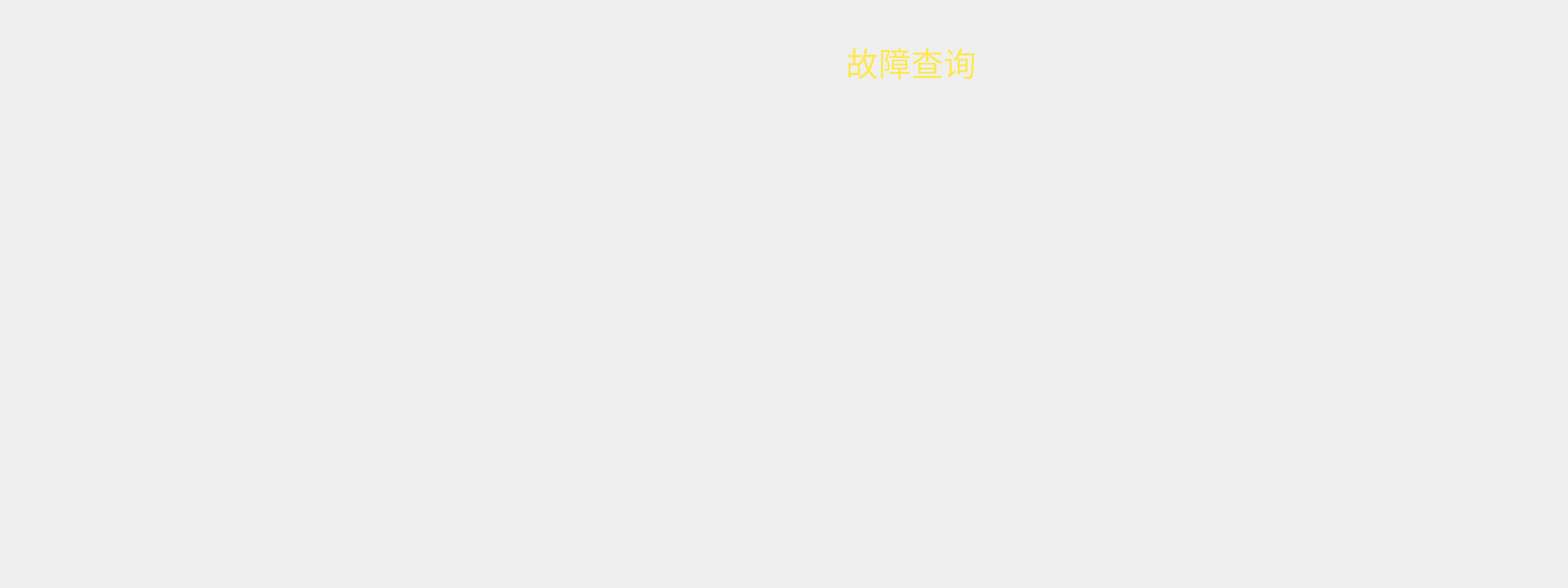
<?xml version="1.0" encoding="UTF-8"?>
<ui version="4.0">
 <class>FORM_SysManageMenu</class>
 <widget class="QWidget" name="FORM_SysManageMenu">
  <property name="geometry">
   <rect>
    <x>0</x>
    <y>0</y>
    <width>1920</width>
    <height>720</height>
   </rect>
  </property>
  <property name="windowTitle">
   <string>Form</string>
  </property>
  <widget class="QLabel" name="label">
   <property name="geometry">
    <rect>
     <x>930</x>
     <y>50</y>
     <width>371</width>
     <height>51</height>
    </rect>
   </property>
   <property name="font">
    <font>
     <family>TakaoPGothic</family>
     <pointsize>30</pointsize>
     <weight>50</weight>
     <italic>false</italic>
     <bold>false</bold>
    </font>
   </property>
   <property name="styleSheet">
    <string notr="true">color: rgb(252, 233, 79);
font: 30pt &quot;TakaoPGothic&quot;;</string>
   </property>
   <property name="text">
    <string>故障查询</string>
   </property>
   <property name="alignment">
    <set>Qt::AlignCenter</set>
   </property>
  </widget>
  <widget class="QLabel" name="label_2">
   <property name="geometry">
    <rect>
     <x>1290</x>
     <y>50</y>
     <width>81</width>
     <height>51</height>
    </rect>
   </property>
   <property name="font">
    <font>
     <family>TakaoPGothic</family>
     <pointsize>30</pointsize>
     <weight>50</weight>
     <italic>false</italic>
     <bold>false</bold>
    </font>
   </property>
   <property name="styleSheet">
    <string notr="true"/>
   </property>
   <property name="text">
    <string/>
   </property>
   <property name="pixmap">
    <pixmap resource="resources.qrc">:/ico_260/911.png</pixmap>
   </property>
   <property name="scaledContents">
    <bool>false</bool>
   </property>
   <property name="alignment">
    <set>Qt::AlignCenter</set>
   </property>
  </widget>
  <widget class="QWidget" name="">
   <property name="geometry">
    <rect>
     <x>1000</x>
     <y>175</y>
     <width>323</width>
     <height>374</height>
    </rect>
   </property>
   <layout class="QGridLayout" name="gridLayout">
    <item row="0" column="0">
     <widget class="QLabel" name="menu_4">
      <property name="sizePolicy">
       <sizepolicy hsizetype="Fixed" vsizetype="Preferred">
        <horstretch>0</horstretch>
        <verstretch>0</verstretch>
       </sizepolicy>
      </property>
      <property name="minimumSize">
       <size>
        <width>115</width>
        <height>120</height>
       </size>
      </property>
      <property name="maximumSize">
       <size>
        <width>115</width>
        <height>120</height>
       </size>
      </property>
      <property name="font">
       <font>
        <family>Serif</family>
        <pointsize>20</pointsize>
        <weight>75</weight>
        <bold>true</bold>
       </font>
      </property>
      <property name="styleSheet">
       <string notr="true">color: rgb(238, 238, 236);</string>
      </property>
      <property name="text">
       <string/>
      </property>
      <property name="pixmap">
       <pixmap resource="resources.qrc">:/ico_260/信息查询.png</pixmap>
      </property>
      <property name="alignment">
       <set>Qt::AlignLeading|Qt::AlignLeft|Qt::AlignVCenter</set>
      </property>
     </widget>
    </item>
    <item row="0" column="1">
     <widget class="QLabel" name="menu_2">
      <property name="minimumSize">
       <size>
        <width>200</width>
        <height>0</height>
       </size>
      </property>
      <property name="maximumSize">
       <size>
        <width>200</width>
        <height>16777215</height>
       </size>
      </property>
      <property name="font">
       <font>
        <family>WenQuanYi Zen Hei</family>
        <pointsize>20</pointsize>
        <weight>50</weight>
        <italic>false</italic>
        <bold>false</bold>
       </font>
      </property>
      <property name="styleSheet">
       <string notr="true">color: rgb(238, 238, 236);
font: 20pt &quot;WenQuanYi Zen Hei&quot;;</string>
      </property>
      <property name="text">
       <string>当前故障查询</string>
      </property>
      <property name="alignment">
       <set>Qt::AlignLeading|Qt::AlignLeft|Qt::AlignVCenter</set>
      </property>
     </widget>
    </item>
    <item row="1" column="0">
     <widget class="QLabel" name="menu_3">
      <property name="sizePolicy">
       <sizepolicy hsizetype="Fixed" vsizetype="Preferred">
        <horstretch>0</horstretch>
        <verstretch>0</verstretch>
       </sizepolicy>
      </property>
      <property name="minimumSize">
       <size>
        <width>115</width>
        <height>120</height>
       </size>
      </property>
      <property name="maximumSize">
       <size>
        <width>115</width>
        <height>120</height>
       </size>
      </property>
      <property name="font">
       <font>
        <family>Serif</family>
        <pointsize>20</pointsize>
        <weight>75</weight>
        <bold>true</bold>
       </font>
      </property>
      <property name="styleSheet">
       <string notr="true">color: rgb(238, 238, 236);</string>
      </property>
      <property name="text">
       <string/>
      </property>
      <property name="pixmap">
       <pixmap resource="resources.qrc">:/ico_260/历史故障报警.png</pixmap>
      </property>
      <property name="alignment">
       <set>Qt::AlignLeading|Qt::AlignLeft|Qt::AlignVCenter</set>
      </property>
     </widget>
    </item>
    <item row="1" column="1">
     <widget class="QLabel" name="menu_1">
      <property name="minimumSize">
       <size>
        <width>200</width>
        <height>0</height>
       </size>
      </property>
      <property name="maximumSize">
       <size>
        <width>200</width>
        <height>16777215</height>
       </size>
      </property>
      <property name="font">
       <font>
        <family>WenQuanYi Zen Hei</family>
        <pointsize>20</pointsize>
        <weight>50</weight>
        <italic>false</italic>
        <bold>false</bold>
       </font>
      </property>
      <property name="styleSheet">
       <string notr="true">color: rgb(238, 238, 236);
font: 20pt &quot;WenQuanYi Zen Hei&quot;;</string>
      </property>
      <property name="text">
       <string>历史故障查询</string>
      </property>
      <property name="alignment">
       <set>Qt::AlignLeading|Qt::AlignLeft|Qt::AlignVCenter</set>
      </property>
     </widget>
    </item>
    <item row="2" column="0">
     <widget class="QLabel" name="menu_19">
      <property name="sizePolicy">
       <sizepolicy hsizetype="Fixed" vsizetype="Preferred">
        <horstretch>0</horstretch>
        <verstretch>0</verstretch>
       </sizepolicy>
      </property>
      <property name="minimumSize">
       <size>
        <width>115</width>
        <height>120</height>
       </size>
      </property>
      <property name="maximumSize">
       <size>
        <width>115</width>
        <height>120</height>
       </size>
      </property>
      <property name="font">
       <font>
        <family>Serif</family>
        <pointsize>20</pointsize>
        <weight>75</weight>
        <bold>true</bold>
       </font>
      </property>
      <property name="styleSheet">
       <string notr="true">color: rgb(238, 238, 236);</string>
      </property>
      <property name="text">
       <string/>
      </property>
      <property name="pixmap">
       <pixmap resource="resources.qrc">:/ico_260/故障.png</pixmap>
      </property>
      <property name="scaledContents">
       <bool>false</bool>
      </property>
      <property name="alignment">
       <set>Qt::AlignLeading|Qt::AlignLeft|Qt::AlignVCenter</set>
      </property>
     </widget>
    </item>
    <item row="2" column="1">
     <widget class="QLabel" name="menu_14">
      <property name="minimumSize">
       <size>
        <width>200</width>
        <height>0</height>
       </size>
      </property>
      <property name="maximumSize">
       <size>
        <width>200</width>
        <height>16777215</height>
       </size>
      </property>
      <property name="font">
       <font>
        <family>WenQuanYi Zen Hei</family>
        <pointsize>20</pointsize>
        <weight>50</weight>
        <italic>false</italic>
        <bold>false</bold>
       </font>
      </property>
      <property name="styleSheet">
       <string notr="true">color: rgb(238, 238, 236);
font: 20pt &quot;WenQuanYi Zen Hei&quot;;</string>
      </property>
      <property name="text">
       <string>发动机故障代码</string>
      </property>
      <property name="alignment">
       <set>Qt::AlignLeading|Qt::AlignLeft|Qt::AlignVCenter</set>
      </property>
     </widget>
    </item>
   </layout>
  </widget>
 </widget>
 <resources>
  <include location="resources.qrc"/>
 </resources>
 <connections/>
</ui>
